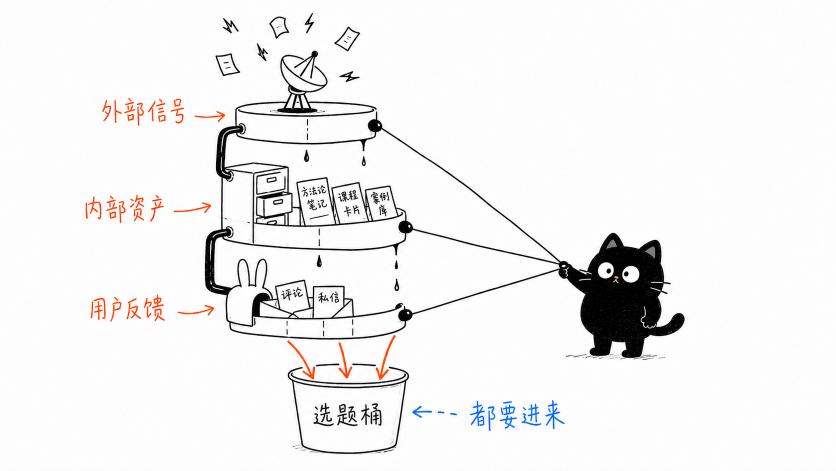
#> input picture wechat-kafei-cat-editor/assets/kafei-cat-topic-funnel.png, 1672 x 941 px (shown at 1/2 size)
$ python normalize_cover.py ../assets/kafei-cat-topic-funnel.png out.png
#> lines starting #> are read from the running program, lines starting #| are printed output that depends on the picture
#!/usr/bin/env python3
"""Normalize a WeChat cover image to an exact 2.35:1 canvas."""

from __future__ import annotations

import argparse
from pathlib import Path

from PIL import Image, ImageOps


DEFAULT_WIDTH = 1645
DEFAULT_HEIGHT = 700


def normalize_cover(input_path: Path, output_path: Path, width: int, height: int, mode: str) -> None:
#> called with width = 1645, height = 700, mode = 'pad'
    image = Image.open(input_path).convert("RGB")
#> image is the input picture: PIL image 1672x941 RGB; mean R, G, B 241.5, 240.7, 240.7
    if mode == "crop":
        normalized = ImageOps.fit(image, (width, height), method=Image.Resampling.LANCZOS, centering=(0.5, 0.5))
    else:
        image.thumbnail((width, height), Image.Resampling.LANCZOS)
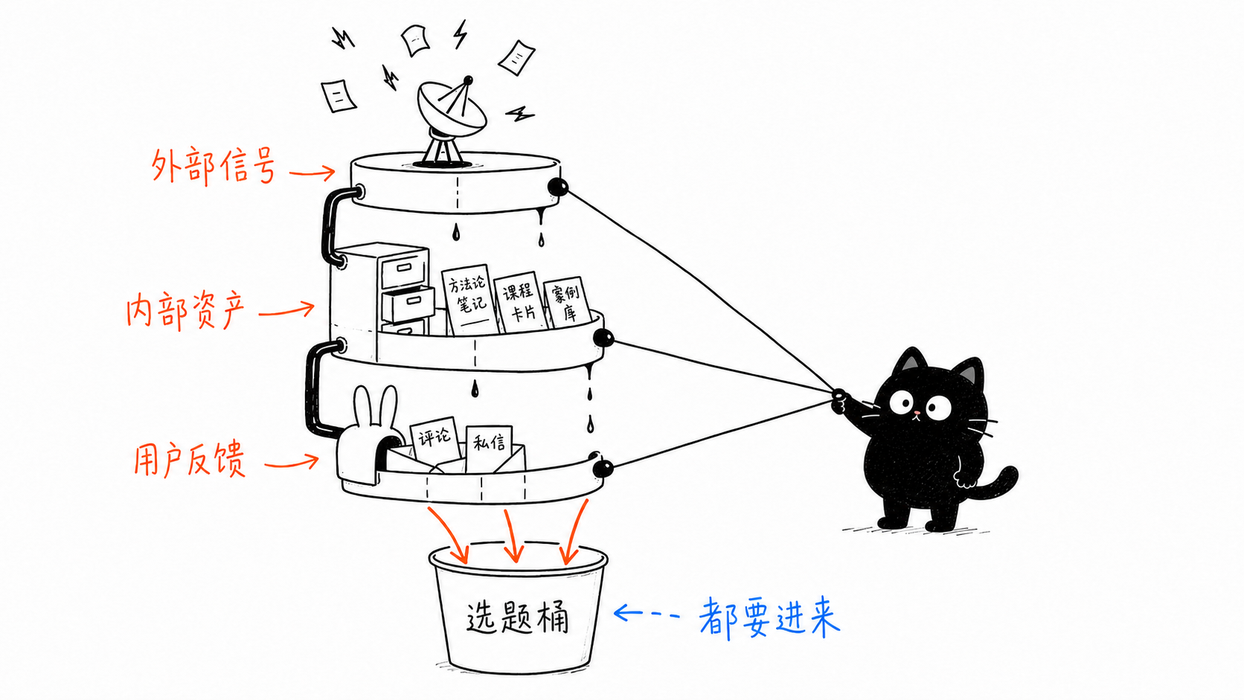
#> image: PIL image 1244x700 RGB; mean R, G, B 241.5, 240.7, 240.7
        normalized = Image.new("RGB", (width, height), "white")
#> normalized: PIL image 1645x700 RGB; every value is 255
        normalized.paste(image, ((width - image.width) // 2, (height - image.height) // 2))
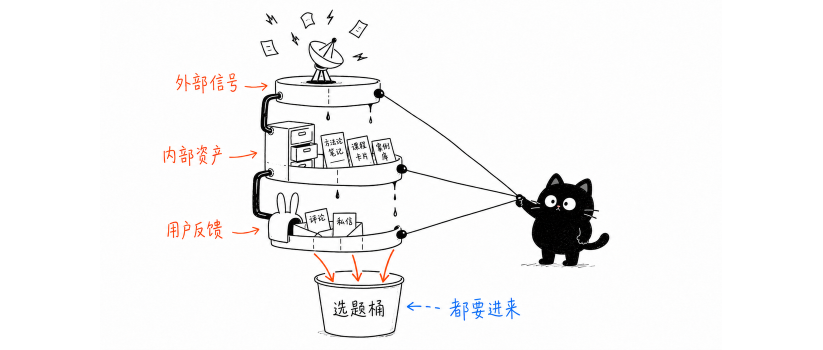
#> normalized: PIL image 1645x700 RGB (shown at 1/2 size); mean R, G, B 244.8, 244.2, 244.2
    output_path.parent.mkdir(parents=True, exist_ok=True)
    normalized.save(output_path)


def main() -> None:
    parser = argparse.ArgumentParser(description="Pad or crop a cover image to exact 2.35:1 WeChat cover size.")
    parser.add_argument("input", help="Input image path")
    parser.add_argument("output", help="Output PNG path")
    parser.add_argument("--width", type=int, default=DEFAULT_WIDTH)
    parser.add_argument("--height", type=int, default=DEFAULT_HEIGHT)
    parser.add_argument("--mode", choices=["pad", "crop"], default="pad", help="pad with white margins or center-crop")
    args = parser.parse_args()

    ratio = args.width / args.height
    if abs(ratio - 2.35) > 0.01:
        raise ValueError(f"Output size must be close to 2.35:1, got {args.width}x{args.height}.")
    normalize_cover(Path(args.input), Path(args.output), args.width, args.height, args.mode)


if __name__ == "__main__":
    main()

$ run again, on wechat-kafei-cat-editor/assets/kafei-cat-compress-idea.png
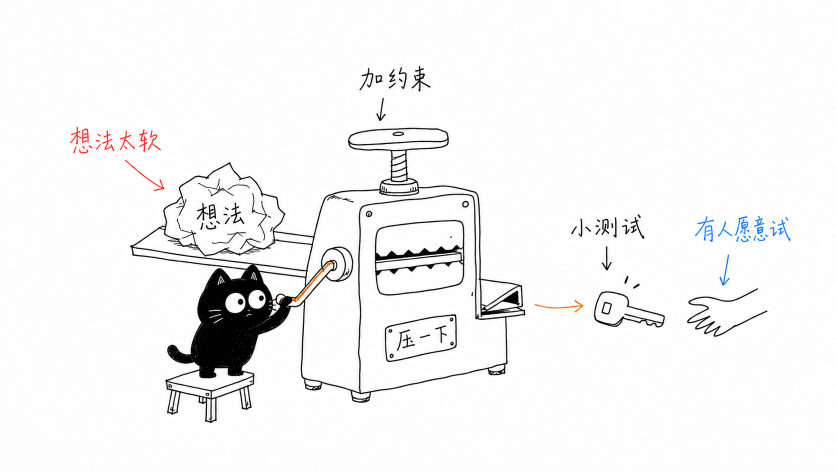
#> input picture wechat-kafei-cat-editor/assets/kafei-cat-compress-idea.png, 1672 x 941 px (shown at 1/2 size)
#> in normalize_cover, image is the input picture: PIL image 1672x941 RGB; mean R, G, B 243.6, 243.4, 243.5
#> in normalize_cover, `image.thumbnail((width, height), Image.Resampling.LANCZOS)`:
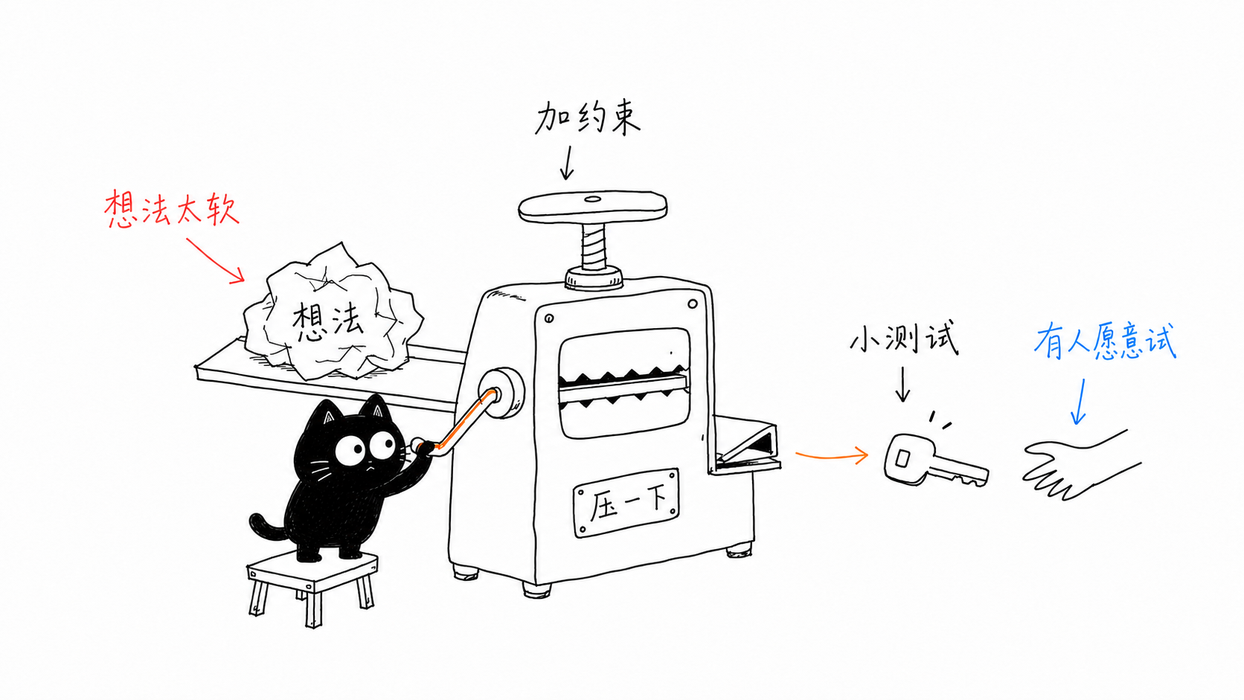
#> image: PIL image 1244x700 RGB; mean R, G, B 243.6, 243.4, 243.4
#> in normalize_cover, `normalized.paste(image, ((width - image.width) // 2, (height - image.h..`:
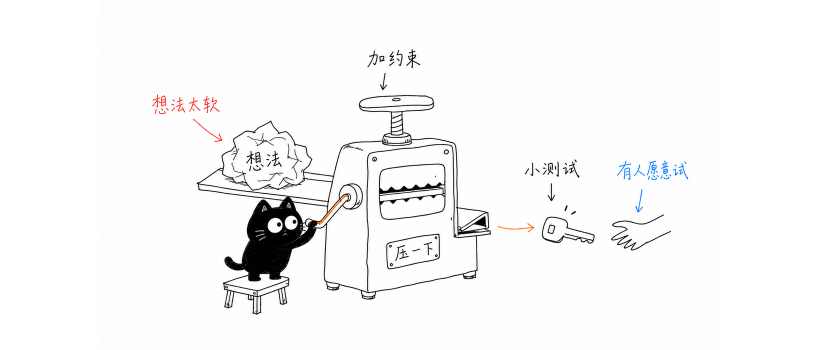
#> normalized: PIL image 1645x700 RGB (shown at 1/2 size); mean R, G, B 246.3, 246.2, 246.3

$ run again, on wechat-kafei-cat-editor/assets/kafei-cat-content-fermentation.png
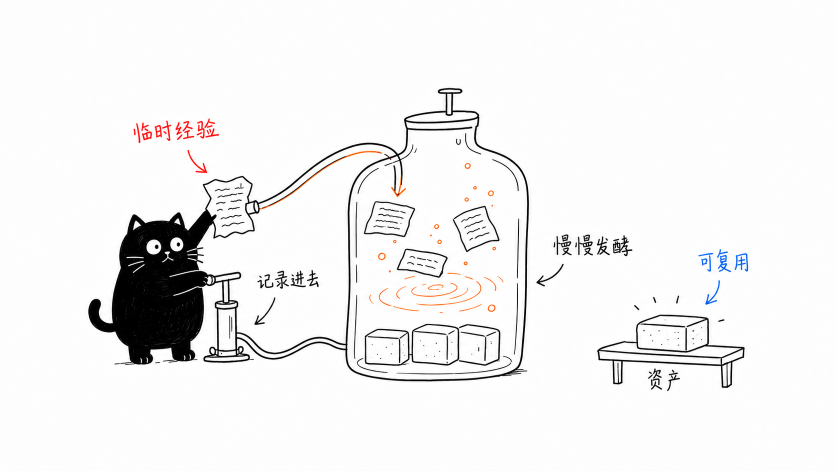
#> input picture wechat-kafei-cat-editor/assets/kafei-cat-content-fermentation.png, 1672 x 941 px (shown at 1/2 size)
#> in normalize_cover, image is the input picture: PIL image 1672x941 RGB; mean R, G, B 240.7, 240.2, 240.1
#> in normalize_cover, `image.thumbnail((width, height), Image.Resampling.LANCZOS)`:
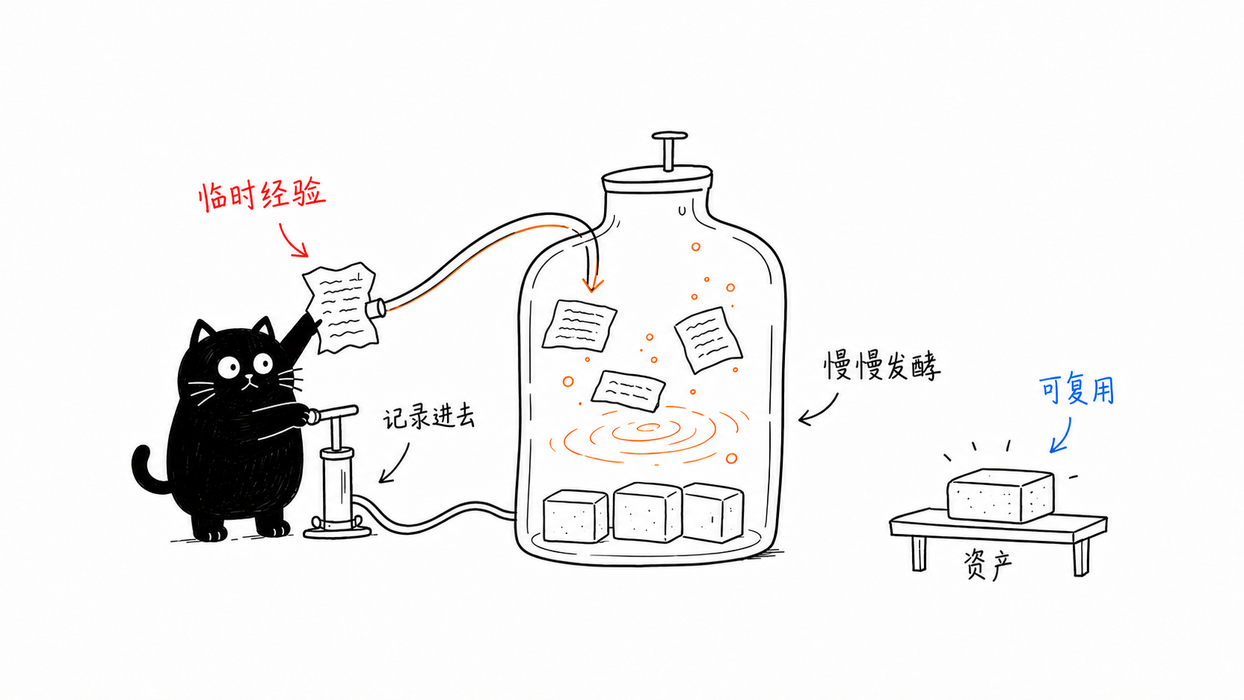
#> image: PIL image 1244x700 RGB; mean R, G, B 240.7, 240.1, 240.1
#> in normalize_cover, `normalized.paste(image, ((width - image.width) // 2, (height - image.h..`:
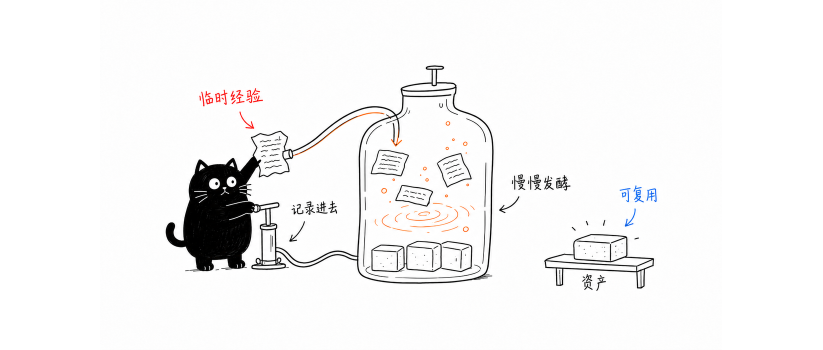
#> normalized: PIL image 1645x700 RGB (shown at 1/2 size); mean R, G, B 244.2, 243.8, 243.7

$ run again, on wechat-kafei-cat-editor/assets/kafei-cat-content-machine-feedback.png
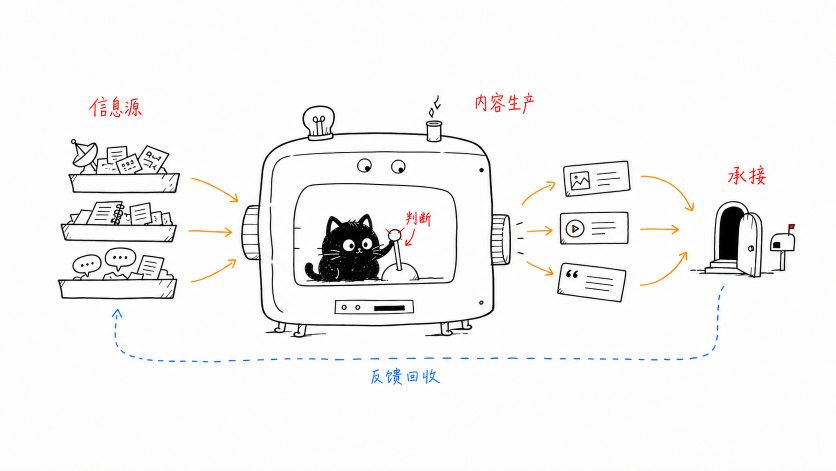
#> input picture wechat-kafei-cat-editor/assets/kafei-cat-content-machine-feedback.png, 1672 x 941 px (shown at 1/2 size)
#> in normalize_cover, image is the input picture: PIL image 1672x941 RGB; mean R, G, B 244.9, 244.3, 244.3
#> in normalize_cover, `image.thumbnail((width, height), Image.Resampling.LANCZOS)`:
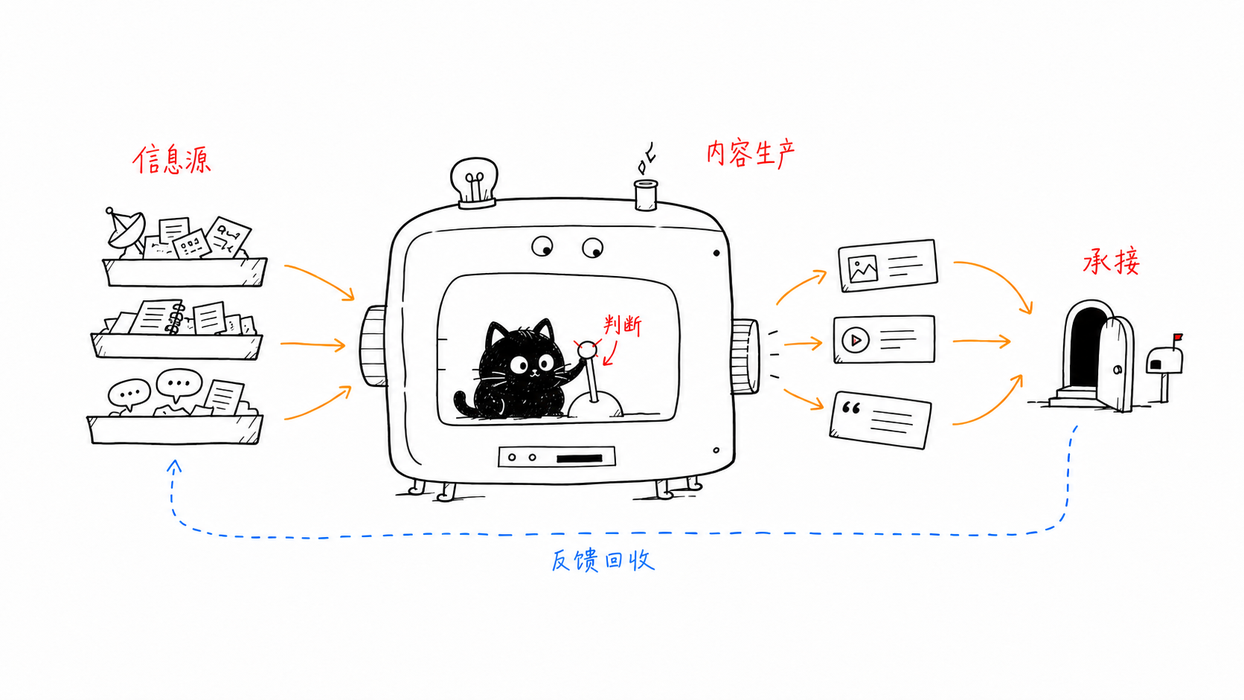
#> image: PIL image 1244x700 RGB; mean R, G, B 244.9, 244.3, 244.3
#> in normalize_cover, `normalized.paste(image, ((width - image.width) // 2, (height - image.h..`:
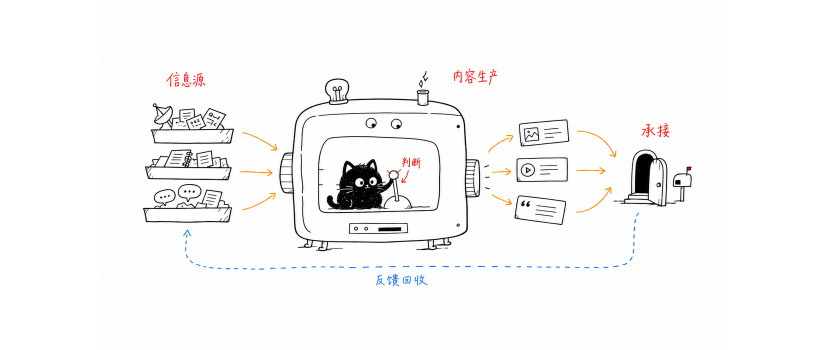
#> normalized: PIL image 1645x700 RGB (shown at 1/2 size); mean R, G, B 247.3, 246.9, 246.9
